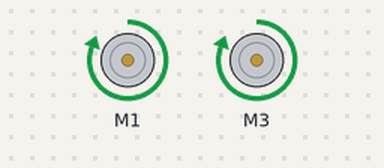
This sketch was run on a simulated Arduino Uno, built with avr-gcc and run on an emulated ATmega328P. Shown: 2 × DC motor (green arrow = forward, orange = backward, longer = faster).

Above: at 2.5 s.
At 7.5 s:
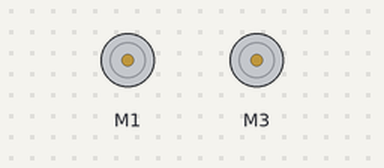
At 12.5 s:
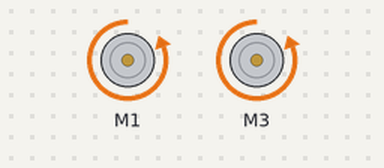
Timing chart, 0 to 19.5 s (numbered marks = the images above):
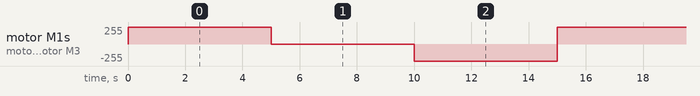

Measured:
- by itself, motor M1, motor M3: repeats every 15.0 s: stopped 5.0 s, backward 255/255 5.0 s, forward 255/255 5.0 s

The sketch:

Shield_293__2_motors_.ino
```cpp
#include <AFMotor.h>//library shield 293

AF_DCMotor motor1(1);
AF_DCMotor motor3(3);

void setup() {

motor1.setSpeed(255);//max speed motor1 255
motor1.run(RELEASE);//stop motor1
motor3.setSpeed(255);//max speed motor3 255
motor3.run(RELEASE);//stop motor3
}

void loop() {

motor1.run(FORWARD);//Motor1 direction
motor3.run(FORWARD);//Motor3 direction
 delay(5000);//5 seconds

motor1.run(RELEASE);//motor1 stop or break
motor3.run(RELEASE);//motor3 stop or break
delay(5000);//5 seconds

motor1.run(BACKWARD);//Motor1 direction
motor3.run(BACKWARD);//Motor3 direction
delay(5000);//5 seconds

}
```
